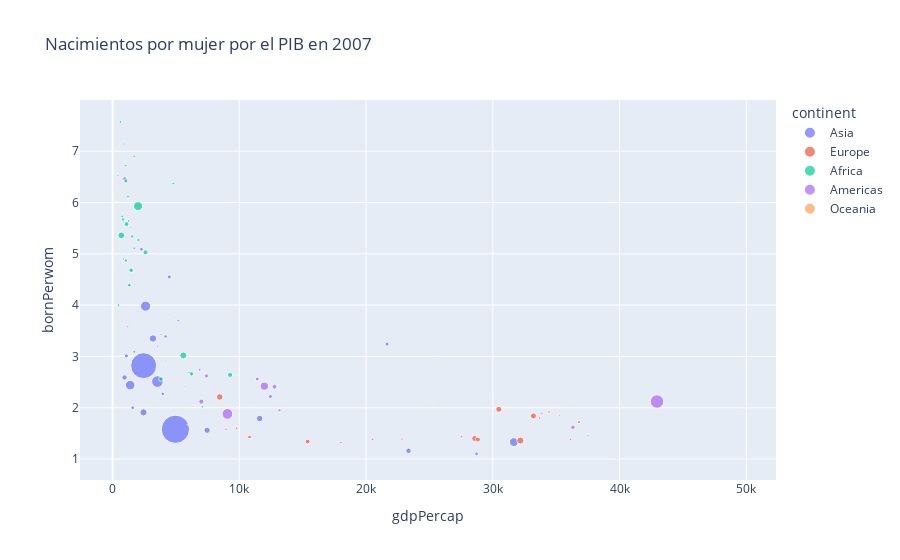

Write notebook code for a chart like this one.
### Code cell
fig = px.scatter(df1.query("year==2007"), x='gdpPercap', y='bornPerwom', size="pop",hover_name="country", title='Nacimientos por mujer por el PIB en 2007',color="continent")
fig.show()

### Figure 1 — Plotly figure (JSON) as saved in the notebook; plotly's stock layout.template omitted (floating-point values rounded to 4 significant figures)
{"data": [{"hovertemplate": "<b>%{hovertext}</b><br><br>continent=Asia<br>gdpPercap=%{x}<br>bornPerwom=%{y}<br>pop=%{marker.size}<extra></extra>", "hovertext": ["Afghanistan", "Bahrain", "Bangladesh", "Cambodia", "China", "Hong Kong", "India", "Indonesia", "Iran", "Iraq", "Israel", "Japan", "Jordan", "North Korea", "Kuwait", "Lebanon", "Malaysia", "Mongolia", "Myanmar", "Nepal", "Oman", "Pakistan", "Philippines", "Saudi Arabia", "Singapore", "South Korea", "Sri Lanka", "Syria", "Taiwan", "Thailand", "Vietnam", "Yemen"], "legendgroup": "Asia", "marker": {"color": "#636efa", "size": [31889923, 708573, 150448339, 14131858, 1318683096, 6980412, 1110396331, 223547000, 69453570, 27499638, 6426679, 127467972, 6053193, 23301725, 2505559, 3921278, 24821286, 2874127, 47761980, 28901790, 3204897, 169270617, 91077287, 27601038, 4553009, 49044790, 20378239, 19314747, 23174294, 65068149, 85262356, 22211743], "sizemode": "area", "sizeref": 3297000.0, "symbol": "circle"}, "mode": "markers", "name": "Asia", "orientation": "v", "showlegend": true, "type": "scatter", "x": [974.6, 29800.0, 1391.0, 1714.0, 4959.0, 39720.0, 2452.0, 3541.0, 11610.0, 4471.0, 25520.0, 31660.0, 4519.0, 1593.0, 47310.0, 10460.0, 12450.0, 3096.0, 944, 1091.0, 22320.0, 2606.0, 3190.0, 21650.0, 47140.0, 23350.0, 3970.0, 4185.0, 28720.0, 7458.0, 2442.0, 2281.0], "xaxis": "x", "y": [6.46, 2.29, 2.44, 3.09, 1.58, 1.02, 2.82, 2.51, 1.79, 4.55, 2.93, 1.33, 3.71, 2, 2.4, 1.63, 2.22, 2.33, 2.59, 3.01, 2.89, 3.98, 3.35, 3.24, 1.29, 1.16, 2.27, 3.39, 1.1, 1.56, 1.91, 5.09], "yaxis": "y"}, {"hovertemplate": "<b>%{hovertext}</b><br><br>continent=Europe<br>gdpPercap=%{x}<br>bornPerwom=%{y}<br>pop=%{marker.size}<extra></extra>", "hovertext": ["Albania", "Austria", "Belgium", "Bosnia and Herzegovina", "Bulgaria", "Croatia", "Czech Republic", "Denmark", "Finland", "France", "Germany", "Greece", "Hungary", "Iceland", "Ireland", "Italy", "Montenegro", "Netherlands", "Norway", "Poland", "Portugal", "Romania", "Serbia", "Slovak Republic", "Slovenia", "Spain", "Sweden", "Switzerland", "Turkey", "United Kingdom"], "legendgroup": "Europe", "marker": {"color": "#EF553B", "size": [3600523, 8199783, 10392226, 4552198, 7322858, 4493312, 10228744, 5468120, 5238460, 61083916, 82400996, 10706290, 9956108, 301931, 4109086, 58147733, 684736, 16570613, 4627926, 38518241, 10642836, 22276056, 10150265, 5447502, 2009245, 40448191, 9031088, 7554661, 71158647, 60776238], "sizemode": "area", "sizeref": 3297000.0, "symbol": "circle"}, "mode": "markers", "name": "Europe", "orientation": "v", "showlegend": true, "type": "scatter", "x": [5937.0, 36130.0, 33690.0, 7446.0, 10680.0, 14620.0, 22830.0, 35280.0, 33210.0, 30470.0, 32170.0, 27540.0, 18010.0, 36180.0, 40680.0, 28570.0, 9254.0, 36800.0, 49360.0, 15390.0, 20510.0, 10810.0, 9787.0, 18680.0, 25770.0, 28820.0, 33860.0, 37510.0, 8458.0, 33200.0], "xaxis": "x", "y": [1.67, 1.38, 1.8, 1.29, 1.42, 1.41, 1.39, 1.85, 1.83, 1.97, 1.36, 1.44, 1.32, 2.1, 1.99, 1.4, 1.82, 1.72, 1.9, 1.34, 1.38, 1.43, 1.6, 1.29, 1.4, 1.38, 1.89, 1.46, 2.21, 1.84], "yaxis": "y"}, {"hovertemplate": "<b>%{hovertext}</b><br><br>continent=Africa<br>gdpPercap=%{x}<br>bornPerwom=%{y}<br>pop=%{marker.size}<extra></extra>", "hovertext": ["Algeria", "Angola", "Benin", "Botswana", "Burkina Faso", "Burundi", "Cameroon", "Central African Republic", "Chad", "Comoros", "Rep.Congo", "Cote d'Ivoire", "Djibouti", "Egypt", "Equatorial Guinea", "Eritrea", "Ethiopia", "Gabon", "Gambia", "Ghana", "Guinea", "Guinea+AC0-Bissau", "Kenya", "Lesotho", "Liberia", "Libya", "Madagascar", "Malawi", "Mali", "Mauritania", "Mauritius", "Morocco", "Mozambique", "Namibia", "Niger", "Nigeria", "Reunion", "Rwanda", "Sao Tome and Principe", "Senegal", "Sierra Leone", "Somalia", "South Africa", "Sudan", "Swaziland", "Tanzania", "Togo", "Tunisia", "Uganda", "Zambia", "Zimbabwe"], "legendgroup": "Africa", "marker": {"color": "#00cc96", "size": [33333216, 12420476, 8078314, 1639131, 14326203, 8390505, 17696293, 4369038, 10238807, 710960, 3800610, 18013409, 496374, 80264543, 551201, 4906585, 76511887, 1454867, 1688359, 22873338, 9947814, 1472041, 35610177, 2012649, 3193942, 6036914, 19167654, 13327079, 12031795, 3270065, 1250882, 33757175, 19951656, 2055080, 12894865, 135031164, 798094, 8860588, 199579, 12267493, 6144562, 9118773, 43997828, 42292929, 1133066, 38139640, 5701579, 10276158, 29170398, 11746035, 12311143], "sizemode": "area", "sizeref": 3297000.0, "symbol": "circle"}, "mode": "markers", "name": "Africa", "orientation": "v", "showlegend": true, "type": "scatter", "x": [6223.0, 4797.0, 1441.0, 12570.0, 1217.0, 430.1, 2042.0, 706.0, 1704.0, 986.1, 3633.0, 1545.0, 2082.0, 5581.0, 12150.0, 641.4, 690.8, 13210.0, 752.7, 1328.0, 942.7, 579.2, 1463.0, 1569.0, 414.5, 12060.0, 1045.0, 759.3, 1043.0, 1803.0, 10960.0, 3820.0, 823.7, 4811.0, 619.7, 2014.0, 7670.0, 863.1, 1598.0, 1712.0, 862.5, 926.1, 9270.0, 2602.0, 4513.0, 1107.0, 883.0, 7093.0, 1056.0, 1271.0, 469.7], "xaxis": "x", "y": [2.66, 6.37, 5.52, 2.92, 6.12, 6.53, 5.27, 5.32, 6.9, 5.11, 5.01, 5.34, 3.62, 3.02, 5.43, 4.82, 5.36, 4.16, 5.79, 4.39, 5.58, 5.24, 4.68, 3.41, 5.28, 2.44, 4.87, 5.73, 6.72, 5.1, 1.72, 2.56, 5.67, 3.62, 7.57, 5.93, 2.42, 4.9, 4.93, 5.11, 5.62, 7.14, 2.64, 5.03, 3.76, 5.58, 5.06, 2.02, 6.42, 5.64, 4], "yaxis": "y"}, {"hovertemplate": "<b>%{hovertext}</b><br><br>continent=Americas<br>gdpPercap=%{x}<br>bornPerwom=%{y}<br>pop=%{marker.size}<extra></extra>", "hovertext": ["Argentina", "Bolivia", "Brazil", "Canada", "Chile", "Colombia", "Costa Rica", "Cuba", "Dominican Republic", "Ecuador", "El Salvador", "Guatemala", "Haiti", "Honduras", "Jamaica", "Mexico", "Nicaragua", "Panama", "Paraguay", "Peru", "Puerto Rico", "Trinidad and Tobago", "United States", "Uruguay", "Venezuela"], "legendgroup": "Americas", "marker": {"color": "#ab63fa", "size": [40301927, 9119152, 190010647, 33390141, 16284741, 44227550, 4133884, 11416987, 9319622, 13755680, 6939688, 12572928, 8502814, 7483763, 2780132, 108700891, 5675356, 3242173, 6667147, 28674757, 3942491, 1056608, 301139947, 3447496, 26084662], "sizemode": "area", "sizeref": 3297000.0, "symbol": "circle"}, "mode": "markers", "name": "Americas", "orientation": "v", "showlegend": true, "type": "scatter", "x": [12780.0, 3822.0, 9066.0, 36320.0, 13170.0, 7007.0, 9645.0, 8948.0, 6025.0, 6873.0, 5728.0, 5186.0, 1202.0, 3548.0, 7321.0, 11980.0, 2749.0, 9809.0, 4173.0, 7409.0, 19330.0, 18010.0, 42950.0, 10610.0, 11420.0], "xaxis": "x", "y": [2.41, 3.43, 1.88, 1.62, 1.95, 2.12, 2.01, 1.58, 2.69, 2.74, 2.41, 3.7, 3.58, 3.2, 2.29, 2.42, 2.57, 2.64, 2.91, 2.62, 1.73, 1.79, 2.12, 2.13, 2.56], "yaxis": "y"}, {"hovertemplate": "<b>%{hovertext}</b><br><br>continent=Oceania<br>gdpPercap=%{x}<br>bornPerwom=%{y}<br>pop=%{marker.size}<extra></extra>", "hovertext": ["Australia", "New Zealand"], "legendgroup": "Oceania", "marker": {"color": "#FFA15A", "size": [20434176, 4115771], "sizemode": "area", "sizeref": 3297000.0, "symbol": "circle"}, "mode": "markers", "name": "Oceania", "orientation": "v", "showlegend": true, "type": "scatter", "x": [34440.0, 25190.0], "xaxis": "x", "y": [1.92, 2.11], "yaxis": "y"}], "layout": {"legend": {"itemsizing": "constant", "title": {"text": "continent"}, "tracegroupgap": 0}, "title": {"text": "Nacimientos por mujer por el PIB en 2007"}, "xaxis": {"anchor": "y", "domain": [0, 1], "title": {"text": "gdpPercap"}}, "yaxis": {"anchor": "x", "domain": [0, 1], "title": {"text": "bornPerwom"}}}}
